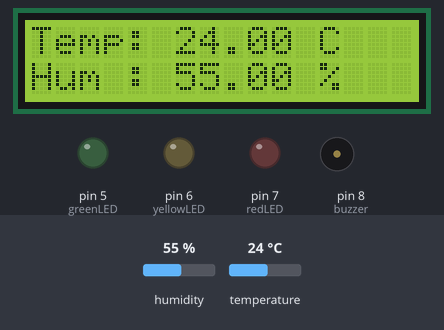
Bench run of a sketch on a simulated Arduino Uno, built with avr-gcc and run on an emulated ATmega328P. Shown: 16×2 character LCD, output pins drawn as LEDs (lit = HIGH), buzzer (waves = sounding, pin HIGH). The inputs (shaded band) are chosen by the test bench; at power-on: humidity 55 %, temperature 24 °C. What the sketch prints to the serial monitor is not drawn.

Above: at 1.2 s.
1.3 s: humidity set to 21 %
At 7.5 s:
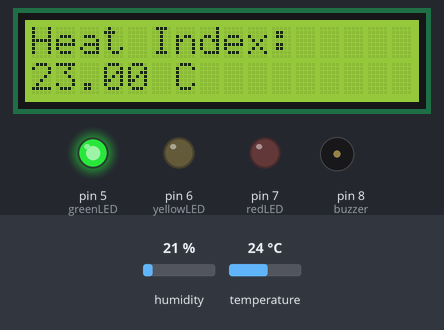
11.7 s: humidity set to 18 %
At 16.8 s:
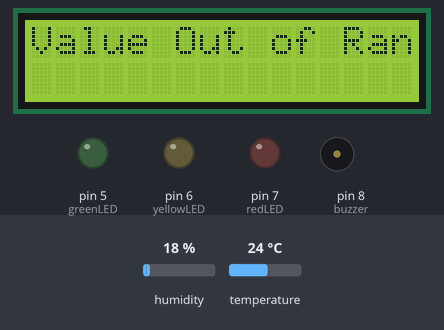
17.7 s: humidity set to 22 %
At 23.6 s:
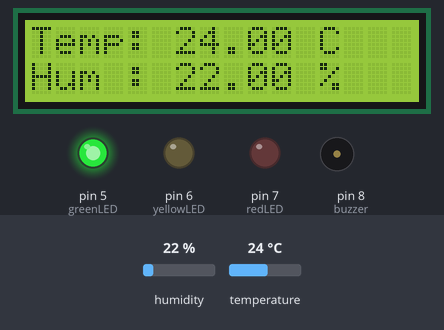
23.7 s: temperature set to 27 °C
At 29.4 s:
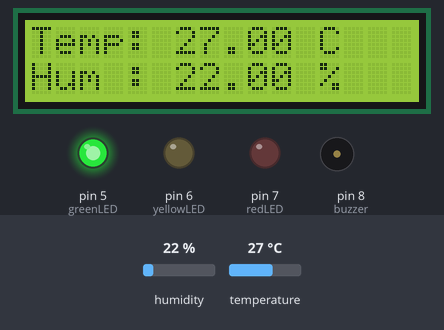
32.0 s: temperature set to 30 °C
At 35.9 s:
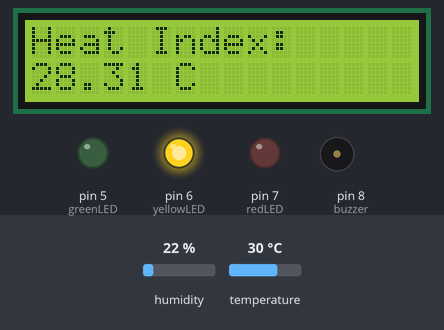
42.2 s: temperature set to 32 °C
At 44.4 s:
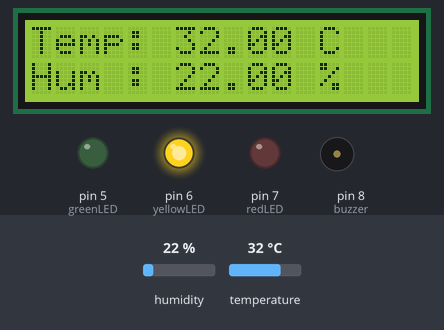
48.2 s: temperature set to 35 °C
Timing chart, 0 to 58.4 s (numbered marks = the images above; inputs shaded):
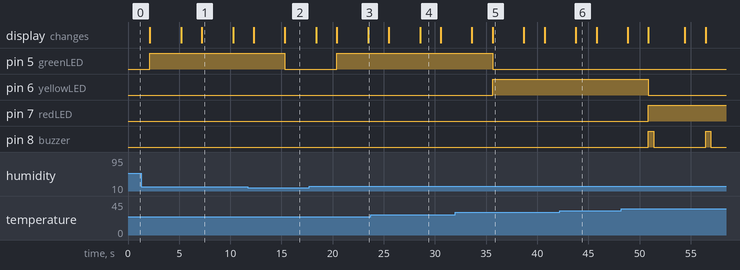

Measured:
- the behaviour switches between 20 and 19 % on humidity (found by bisection; images 1 and 2)
- the behaviour switches between 28 and 29 °C on temperature (found by bisection; images 4 and 5)
- after the input at 1.3 s, the display: first differs from a run without the input after 3.9 s (image 1 shows a later state)
- after the input at 11.7 s, pin 5 (greenLED): HIGH → LOW after 3.6 s; the display: first differs from a run without the input after 3.6 s (image 2)
- after the input at 17.7 s, pin 5 (greenLED): LOW → HIGH after 2.7 s; the display: changes after 0.69 s (image 3)
- after the input at 23.7 s, the display: first differs from a run without the input after 4.8 s (image 4)
- after the input at 32.0 s, pin 5 (greenLED): HIGH → LOW after 3.6 s; pin 6 (yellowLED): LOW → HIGH after 3.6 s; the display: first changes after 1.6 s (image 5 shows a later state)
- after the input at 42.2 s, the display: changes after 1.6 s (image 6)
- after the input at 48.2 s, pin 6 (yellowLED): HIGH → LOW after 2.7 s; pin 7 (redLED): LOW → HIGH after 2.7 s; pin 8 (buzzer): alternates HIGH for 0.50 s and LOW for 5.1 s, starting after 2.7 s

The sketch:

finalPRo2.ino
```cpp
#include <DHT.h>
#include <Wire.h>
#include <LiquidCrystal_I2C.h>

#define DHTPIN 2
#define DHTTYPE DHT11

DHT dht(DHTPIN, DHTTYPE);
LiquidCrystal_I2C lcd(0x27, 16, 2);

// LED pins
int redLED = 7;
int yellowLED = 6;
int greenLED = 5;
int buzzer = 8;

void setup() {
  Serial.begin(9600);
  dht.begin();
  lcd.init();
  lcd.backlight();

  pinMode(redLED, OUTPUT);
  pinMode(yellowLED, OUTPUT);
  pinMode(greenLED, OUTPUT);
  pinMode(buzzer, OUTPUT);
}

void loop() {
  float humidity = dht.readHumidity();
  float temperature = dht.readTemperature();
  float heatIndex = dht.computeHeatIndex(temperature, humidity, false);

  // Check if any reads failed
  if (isnan(humidity) || isnan(temperature)) {
    Serial.println("Failed to read from DHT sensor!");
    return;
  }

  // --- Data Filtering Logic ---
  // Filters: Temp (0-50°C) and Humidity (20-90%)
  if (temperature >= 0 && temperature <= 50 && humidity >= 20 && humidity <= 90) {

    // 1. Serial Output
    Serial.print("Temp: "); Serial.print(temperature);
    Serial.print(" | Hum: "); Serial.print(humidity);
    Serial.print(" | HeatIndex: "); Serial.println(heatIndex);

    // 2. LCD Output
    //Page 1: Temperature and Humidity
    lcd.clear();
    lcd.setCursor(0, 0);
    lcd.print("Temp: ");
    lcd.print(temperature);
    lcd.print(" C");

    lcd.setCursor(0, 1);
    lcd.print("Hum : ");
    lcd.print(humidity);
    lcd.print(" %");

    delay(2000);

    //Page 2: Heat Index

    lcd.clear();
    lcd.setCursor(0, 0);
    lcd.print("Heat Index:");

    lcd.setCursor(0,1);
    lcd.print(heatIndex);
    lcd.print(" C");

    // LED Logic based on Heat Index

    if (heatIndex < 27) {           // Comfortable
      digitalWrite(greenLED, HIGH);
      digitalWrite(yellowLED, LOW);
      digitalWrite(redLED, LOW);
      digitalWrite(buzzer, LOW);
    }
    else if (heatIndex >= 27 && heatIndex < 32) {   // Moderate
      digitalWrite(greenLED, LOW);
      digitalWrite(yellowLED, HIGH);
      digitalWrite(redLED, LOW);
      digitalWrite(buzzer, LOW);
    }
    else {                          // Hot / Uncomfortable
      digitalWrite(greenLED, LOW);
      digitalWrite(yellowLED, LOW);
      digitalWrite(redLED, HIGH);
      digitalWrite(redLED, HIGH);

      // --- Buzzer Alarm Logic ---
      digitalWrite(buzzer, HIGH); // Turn buzzer on
      delay(500);                 // Beep for half a second
      digitalWrite(buzzer, LOW);


    }

  } else {
    // Logic for when data is outside the specified range
    Serial.println("Data Out of Range - Ignored");
    lcd.clear();
    lcd.setCursor(0, 0);
    lcd.print("Value Out of Range");

    // Optional: Turn off LEDs if data is invalid
    digitalWrite(greenLED, LOW);
    digitalWrite(yellowLED, LOW);
    digitalWrite(redLED, LOW);
  }

  delay(3000);
}
```
